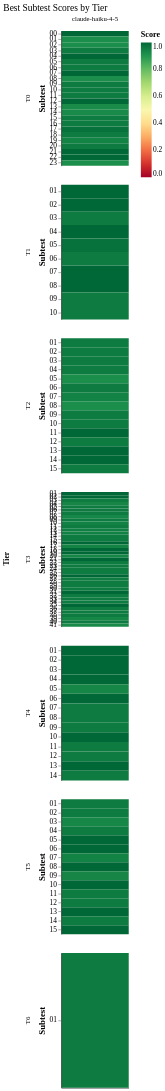

The specification (Vega-Lite) saved for this image:
### Vega-Lite specification from a JSON file in a GitHub repository (floating-point values rounded to 4 significant figures)
{"config": {"font": "serif", "axis": {"labelFontSize": 11, "titleFontSize": 13, "gridColor": "#e0e0e0", "domainColor": "#333333"}, "legend": {"labelFontSize": 11, "titleFontSize": 12}, "title": {"fontSize": 14, "anchor": "start", "fontWeight": "normal"}, "view": {"stroke": null, "continuousWidth": 400, "continuousHeight": 300}, "mark": {"tooltip": true}}, "data": {"name": "data-decd75059163f385d02a05adc87f5517"}, "facet": {"column": {"field": "agent_model", "title": null, "type": "nominal"}, "row": {"field": "tier", "sort": ["T0", "T1", "T2", "T3", "T4", "T5", "T6"], "title": "Tier", "type": "ordinal"}}, "spec": {"mark": {"type": "rect"}, "encoding": {"color": {"field": "score", "scale": {"domain": [0, 1], "scheme": "redyellowgreen"}, "title": "Score", "type": "quantitative"}, "tooltip": [{"field": "tier", "title": "Tier", "type": "ordinal"}, {"field": "subtest", "title": "Subtest", "type": "ordinal"}, {"field": "run_number", "title": "Best Run", "type": "ordinal"}, {"field": "score", "format": ".3f", "title": "Score", "type": "quantitative"}], "x": {"axis": {"labels": false, "ticks": false}, "field": "agent_model", "title": null, "type": "nominal"}, "y": {"field": "subtest", "sort": ["00", "01", "02", "03", "04", "05", "06", "07", "08", "09", "10", "11", "12", "13", "14", "15", "16", "17", "18", "19", "20", "21", "22", "23", "24", "25", "26", "27", "28", "29", "30", "31", "32", "33", "34", "35", "36", "37", "38", "39", "40", "41"], "title": "Subtest", "type": "ordinal"}}, "height": 200, "width": 100}, "resolve": {"scale": {"y": "independent"}}, "title": "Best Subtest Scores by Tier", "$schema": "https://vega.github.io/schema/vega-lite/v6.1.0.json", "datasets": {"data-decd75059163f385d02a05adc87f5517": [{"agent_model": "claude-haiku-4-5", "tier": "T0", "subtest": "00", "run_number": 1, "score": 1.0, "subtest_num": 0}, {"agent_model": "claude-haiku-4-5", "tier": "T0", "subtest": "01", "run_number": 3, "score": 0.9167, "subtest_num": 1}, {"agent_model": "claude-haiku-4-5", "tier": "T0", "subtest": "02", "run_number": 1, "score": 0.9168, "subtest_num": 2}, {"agent_model": "claude-haiku-4-5", "tier": "T0", "subtest": "03", "run_number": 1, "score": 0.9583, "subtest_num": 3}, {"agent_model": "claude-haiku-4-5", "tier": "T0", "subtest": "04", "run_number": 2, "score": 1.0, "subtest_num": 4}, {"agent_model": "claude-haiku-4-5", "tier": "T0", "subtest": "05", "run_number": 1, "score": 0.9583, "subtest_num": 5}, {"agent_model": "claude-haiku-4-5", "tier": "T0", "subtest": "06", "run_number": 2, "score": 0.9583, "subtest_num": 6}, {"agent_model": "claude-haiku-4-5", "tier": "T0", "subtest": "07", "run_number": 1, "score": 1.0, "subtest_num": 7}, {"agent_model": "claude-haiku-4-5", "tier": "T0", "subtest": "08", "run_number": 3, "score": 0.9188, "subtest_num": 8}, {"agent_model": "claude-haiku-4-5", "tier": "T0", "subtest": "09", "run_number": 1, "score": 0.9583, "subtest_num": 9}, {"agent_model": "claude-haiku-4-5", "tier": "T0", "subtest": "10", "run_number": 1, "score": 0.9583, "subtest_num": 10}, {"agent_model": "claude-haiku-4-5", "tier": "T0", "subtest": "11", "run_number": 2, "score": 0.9583, "subtest_num": 11}, {"agent_model": "claude-haiku-4-5", "tier": "T0", "subtest": "12", "run_number": 1, "score": 1.0, "subtest_num": 12}, {"agent_model": "claude-haiku-4-5", "tier": "T0", "subtest": "13", "run_number": 1, "score": 0.9233, "subtest_num": 13}, {"agent_model": "claude-haiku-4-5", "tier": "T0", "subtest": "14", "run_number": 2, "score": 0.9267, "subtest_num": 14}, {"agent_model": "claude-haiku-4-5", "tier": "T0", "subtest": "15", "run_number": 3, "score": 0.9583, "subtest_num": 15}, {"agent_model": "claude-haiku-4-5", "tier": "T0", "subtest": "16", "run_number": 2, "score": 0.9583, "subtest_num": 16}, {"agent_model": "claude-haiku-4-5", "tier": "T0", "subtest": "17", "run_number": 2, "score": 0.9792, "subtest_num": 17}, {"agent_model": "claude-haiku-4-5", "tier": "T0", "subtest": "18", "run_number": 3, "score": 0.9583, "subtest_num": 18}, {"agent_model": "claude-haiku-4-5", "tier": "T0", "subtest": "19", "run_number": 3, "score": 0.94, "subtest_num": 19}, {"agent_model": "claude-haiku-4-5", "tier": "T0", "subtest": "20", "run_number": 1, "score": 0.9583, "subtest_num": 20}, {"agent_model": "claude-haiku-4-5", "tier": "T0", "subtest": "21", "run_number": 2, "score": 1.0, "subtest_num": 21}, {"agent_model": "claude-haiku-4-5", "tier": "T0", "subtest": "22", "run_number": 2, "score": 1.0, "subtest_num": 22}, {"agent_model": "claude-haiku-4-5", "tier": "T0", "subtest": "23", "run_number": 2, "score": 0.9167, "subtest_num": 23}, {"agent_model": "claude-haiku-4-5", "tier": "T1", "subtest": "01", "run_number": 1, "score": 1.0, "subtest_num": 1}, {"agent_model": "claude-haiku-4-5", "tier": "T1", "subtest": "02", "run_number": 3, "score": 1.0, "subtest_num": 2}, {"agent_model": "claude-haiku-4-5", "tier": "T1", "subtest": "03", "run_number": 3, "score": 0.9583, "subtest_num": 3}, {"agent_model": "claude-haiku-4-5", "tier": "T1", "subtest": "04", "run_number": 1, "score": 1.0, "subtest_num": 4}, {"agent_model": "claude-haiku-4-5", "tier": "T1", "subtest": "05", "run_number": 1, "score": 0.9792, "subtest_num": 5}, {"agent_model": "claude-haiku-4-5", "tier": "T1", "subtest": "06", "run_number": 2, "score": 0.9583, "subtest_num": 6}, {"agent_model": "claude-haiku-4-5", "tier": "T1", "subtest": "07", "run_number": 3, "score": 1.0, "subtest_num": 7}, {"agent_model": "claude-haiku-4-5", "tier": "T1", "subtest": "08", "run_number": 3, "score": 1.0, "subtest_num": 8}, {"agent_model": "claude-haiku-4-5", "tier": "T1", "subtest": "09", "run_number": 1, "score": 0.9583, "subtest_num": 9}, {"agent_model": "claude-haiku-4-5", "tier": "T1", "subtest": "10", "run_number": 1, "score": 0.9583, "subtest_num": 10}, {"agent_model": "claude-haiku-4-5", "tier": "T2", "subtest": "01", "run_number": 2, "score": 0.9583, "subtest_num": 1}, {"agent_model": "claude-haiku-4-5", "tier": "T2", "subtest": "02", "run_number": 2, "score": 0.9583, "subtest_num": 2}, {"agent_model": "claude-haiku-4-5", "tier": "T2", "subtest": "03", "run_number": 1, "score": 0.9583, "subtest_num": 3}, {"agent_model": "claude-haiku-4-5", "tier": "T2", "subtest": "04", "run_number": 2, "score": 0.9583, "subtest_num": 4}, {"agent_model": "claude-haiku-4-5", "tier": "T2", "subtest": "05", "run_number": 3, "score": 0.9167, "subtest_num": 5}, {"agent_model": "claude-haiku-4-5", "tier": "T2", "subtest": "06", "run_number": 2, "score": 0.9583, "subtest_num": 6}, {"agent_model": "claude-haiku-4-5", "tier": "T2", "subtest": "07", "run_number": 1, "score": 0.9429, "subtest_num": 7}, {"agent_model": "claude-haiku-4-5", "tier": "T2", "subtest": "08", "run_number": 2, "score": 0.9167, "subtest_num": 8}, {"agent_model": "claude-haiku-4-5", "tier": "T2", "subtest": "09", "run_number": 1, "score": 0.9583, "subtest_num": 9}, {"agent_model": "claude-haiku-4-5", "tier": "T2", "subtest": "10", "run_number": 1, "score": 0.9583, "subtest_num": 10}, {"agent_model": "claude-haiku-4-5", "tier": "T2", "subtest": "11", "run_number": 3, "score": 1.0, "subtest_num": 11}, {"agent_model": "claude-haiku-4-5", "tier": "T2", "subtest": "12", "run_number": 1, "score": 0.9583, "subtest_num": 12}, {"agent_model": "claude-haiku-4-5", "tier": "T2", "subtest": "13", "run_number": 1, "score": 1.0, "subtest_num": 13}, {"agent_model": "claude-haiku-4-5", "tier": "T2", "subtest": "14", "run_number": 3, "score": 1.0, "subtest_num": 14}, {"agent_model": "claude-haiku-4-5", "tier": "T2", "subtest": "15", "run_number": 2, "score": 0.9583, "subtest_num": 15}, {"agent_model": "claude-haiku-4-5", "tier": "T3", "subtest": "01", "run_number": 3, "score": 1.0, "subtest_num": 1}, {"agent_model": "claude-haiku-4-5", "tier": "T3", "subtest": "02", "run_number": 3, "score": 1.0, "subtest_num": 2}, {"agent_model": "claude-haiku-4-5", "tier": "T3", "subtest": "03", "run_number": 1, "score": 0.9583, "subtest_num": 3}, {"agent_model": "claude-haiku-4-5", "tier": "T3", "subtest": "04", "run_number": 3, "score": 0.9367, "subtest_num": 4}, {"agent_model": "claude-haiku-4-5", "tier": "T3", "subtest": "05", "run_number": 1, "score": 0.9583, "subtest_num": 5}, {"agent_model": "claude-haiku-4-5", "tier": "T3", "subtest": "06", "run_number": 1, "score": 0.96, "subtest_num": 6}, {"agent_model": "claude-haiku-4-5", "tier": "T3", "subtest": "07", "run_number": 3, "score": 0.9583, "subtest_num": 7}, {"agent_model": "claude-haiku-4-5", "tier": "T3", "subtest": "08", "run_number": 2, "score": 0.9333, "subtest_num": 8}, {"agent_model": "claude-haiku-4-5", "tier": "T3", "subtest": "09", "run_number": 1, "score": 0.9583, "subtest_num": 9}, {"agent_model": "claude-haiku-4-5", "tier": "T3", "subtest": "10", "run_number": 2, "score": 0.9467, "subtest_num": 10}, {"agent_model": "claude-haiku-4-5", "tier": "T3", "subtest": "11", "run_number": 2, "score": 0.9583, "subtest_num": 11}, {"agent_model": "claude-haiku-4-5", "tier": "T3", "subtest": "12", "run_number": 3, "score": 0.9505, "subtest_num": 12}, {"agent_model": "claude-haiku-4-5", "tier": "T3", "subtest": "13", "run_number": 1, "score": 0.9461, "subtest_num": 13}, {"agent_model": "claude-haiku-4-5", "tier": "T3", "subtest": "14", "run_number": 1, "score": 0.9583, "subtest_num": 14}, {"agent_model": "claude-haiku-4-5", "tier": "T3", "subtest": "15", "run_number": 3, "score": 0.9583, "subtest_num": 15}, {"agent_model": "claude-haiku-4-5", "tier": "T3", "subtest": "16", "run_number": 3, "score": 1.0, "subtest_num": 16}, {"agent_model": "claude-haiku-4-5", "tier": "T3", "subtest": "17", "run_number": 3, "score": 0.94, "subtest_num": 17}, {"agent_model": "claude-haiku-4-5", "tier": "T3", "subtest": "18", "run_number": 3, "score": 1.0, "subtest_num": 18}, {"agent_model": "claude-haiku-4-5", "tier": "T3", "subtest": "19", "run_number": 1, "score": 1.0, "subtest_num": 19}, {"agent_model": "claude-haiku-4-5", "tier": "T3", "subtest": "20", "run_number": 2, "score": 0.9375, "subtest_num": 20}, {"agent_model": "claude-haiku-4-5", "tier": "T3", "subtest": "21", "run_number": 3, "score": 1.0, "subtest_num": 21}, {"agent_model": "claude-haiku-4-5", "tier": "T3", "subtest": "22", "run_number": 1, "score": 0.9583, "subtest_num": 22}, {"agent_model": "claude-haiku-4-5", "tier": "T3", "subtest": "23", "run_number": 1, "score": 0.9583, "subtest_num": 23}, {"agent_model": "claude-haiku-4-5", "tier": "T3", "subtest": "24", "run_number": 3, "score": 0.9583, "subtest_num": 24}, {"agent_model": "claude-haiku-4-5", "tier": "T3", "subtest": "25", "run_number": 1, "score": 0.9583, "subtest_num": 25}, {"agent_model": "claude-haiku-4-5", "tier": "T3", "subtest": "26", "run_number": 1, "score": 1.0, "subtest_num": 26}, {"agent_model": "claude-haiku-4-5", "tier": "T3", "subtest": "27", "run_number": 3, "score": 0.9583, "subtest_num": 27}, {"agent_model": "claude-haiku-4-5", "tier": "T3", "subtest": "28", "run_number": 2, "score": 0.9583, "subtest_num": 28}, {"agent_model": "claude-haiku-4-5", "tier": "T3", "subtest": "29", "run_number": 1, "score": 0.9583, "subtest_num": 29}, {"agent_model": "claude-haiku-4-5", "tier": "T3", "subtest": "30", "run_number": 3, "score": 0.9583, "subtest_num": 30}, {"agent_model": "claude-haiku-4-5", "tier": "T3", "subtest": "31", "run_number": 1, "score": 1.0, "subtest_num": 31}, {"agent_model": "claude-haiku-4-5", "tier": "T3", "subtest": "32", "run_number": 2, "score": 0.9583, "subtest_num": 32}, {"agent_model": "claude-haiku-4-5", "tier": "T3", "subtest": "33", "run_number": 2, "score": 0.9583, "subtest_num": 33}, {"agent_model": "claude-haiku-4-5", "tier": "T3", "subtest": "34", "run_number": 2, "score": 0.9583, "subtest_num": 34}, {"agent_model": "claude-haiku-4-5", "tier": "T3", "subtest": "35", "run_number": 3, "score": 1.0, "subtest_num": 35}, {"agent_model": "claude-haiku-4-5", "tier": "T3", "subtest": "36", "run_number": 3, "score": 0.9583, "subtest_num": 36}, {"agent_model": "claude-haiku-4-5", "tier": "T3", "subtest": "37", "run_number": 1, "score": 0.9583, "subtest_num": 37}, {"agent_model": "claude-haiku-4-5", "tier": "T3", "subtest": "38", "run_number": 3, "score": 0.9583, "subtest_num": 38}, {"agent_model": "claude-haiku-4-5", "tier": "T3", "subtest": "39", "run_number": 2, "score": 0.9333, "subtest_num": 39}, {"agent_model": "claude-haiku-4-5", "tier": "T3", "subtest": "40", "run_number": 3, "score": 0.9583, "subtest_num": 40}, {"agent_model": "claude-haiku-4-5", "tier": "T3", "subtest": "41", "run_number": 3, "score": 0.9267, "subtest_num": 41}, {"agent_model": "claude-haiku-4-5", "tier": "T4", "subtest": "01", "run_number": 3, "score": 1.0, "subtest_num": 1}, {"agent_model": "claude-haiku-4-5", "tier": "T4", "subtest": "02", "run_number": 1, "score": 1.0, "subtest_num": 2}, {"agent_model": "claude-haiku-4-5", "tier": "T4", "subtest": "03", "run_number": 3, "score": 1.0, "subtest_num": 3}, {"agent_model": "claude-haiku-4-5", "tier": "T4", "subtest": "04", "run_number": 1, "score": 1.0, "subtest_num": 4}, {"agent_model": "claude-haiku-4-5", "tier": "T4", "subtest": "05", "run_number": 1, "score": 0.9347, "subtest_num": 5}, {"agent_model": "claude-haiku-4-5", "tier": "T4", "subtest": "06", "run_number": 3, "score": 1.0, "subtest_num": 6}, {"agent_model": "claude-haiku-4-5", "tier": "T4", "subtest": "07", "run_number": 1, "score": 0.9583, "subtest_num": 7}, {"agent_model": "claude-haiku-4-5", "tier": "T4", "subtest": "08", "run_number": 3, "score": 0.9583, "subtest_num": 8}, {"agent_model": "claude-haiku-4-5", "tier": "T4", "subtest": "09", "run_number": 1, "score": 0.9583, "subtest_num": 9}, {"agent_model": "claude-haiku-4-5", "tier": "T4", "subtest": "10", "run_number": 3, "score": 1.0, "subtest_num": 10}, {"agent_model": "claude-haiku-4-5", "tier": "T4", "subtest": "11", "run_number": 1, "score": 0.9583, "subtest_num": 11}, {"agent_model": "claude-haiku-4-5", "tier": "T4", "subtest": "12", "run_number": 2, "score": 0.9583, "subtest_num": 12}, {"agent_model": "claude-haiku-4-5", "tier": "T4", "subtest": "13", "run_number": 3, "score": 1.0, "subtest_num": 13}, {"agent_model": "claude-haiku-4-5", "tier": "T4", "subtest": "14", "run_number": 3, "score": 0.9583, "subtest_num": 14}, {"agent_model": "claude-haiku-4-5", "tier": "T5", "subtest": "01", "run_number": 2, "score": 0.9583, "subtest_num": 1}, {"agent_model": "claude-haiku-4-5", "tier": "T5", "subtest": "02", "run_number": 2, "score": 0.9583, "subtest_num": 2}, {"agent_model": "claude-haiku-4-5", "tier": "T5", "subtest": "03", "run_number": 1, "score": 0.932, "subtest_num": 3}, {"agent_model": "claude-haiku-4-5", "tier": "T5", "subtest": "04", "run_number": 3, "score": 0.9583, "subtest_num": 4}, {"agent_model": "claude-haiku-4-5", "tier": "T5", "subtest": "05", "run_number": 2, "score": 1.0, "subtest_num": 5}, {"agent_model": "claude-haiku-4-5", "tier": "T5", "subtest": "06", "run_number": 1, "score": 1.0, "subtest_num": 6}, {"agent_model": "claude-haiku-4-5", "tier": "T5", "subtest": "07", "run_number": 1, "score": 0.9433, "subtest_num": 7}, {"agent_model": "claude-haiku-4-5", "tier": "T5", "subtest": "08", "run_number": 1, "score": 1.0, "subtest_num": 8}, {"agent_model": "claude-haiku-4-5", "tier": "T5", "subtest": "09", "run_number": 1, "score": 0.9363, "subtest_num": 9}, {"agent_model": "claude-haiku-4-5", "tier": "T5", "subtest": "10", "run_number": 1, "score": 1.0, "subtest_num": 10}, {"agent_model": "claude-haiku-4-5", "tier": "T5", "subtest": "11", "run_number": 1, "score": 0.9583, "subtest_num": 11}, {"agent_model": "claude-haiku-4-5", "tier": "T5", "subtest": "12", "run_number": 2, "score": 0.9583, "subtest_num": 12}, {"agent_model": "claude-haiku-4-5", "tier": "T5", "subtest": "13", "run_number": 1, "score": 1.0, "subtest_num": 13}, {"agent_model": "claude-haiku-4-5", "tier": "T5", "subtest": "14", "run_number": 1, "score": 0.9583, "subtest_num": 14}, {"agent_model": "claude-haiku-4-5", "tier": "T5", "subtest": "15", "run_number": 1, "score": 1.0, "subtest_num": 15}, {"agent_model": "claude-haiku-4-5", "tier": "T6", "subtest": "01", "run_number": 1, "score": 0.9583, "subtest_num": 1}]}}
